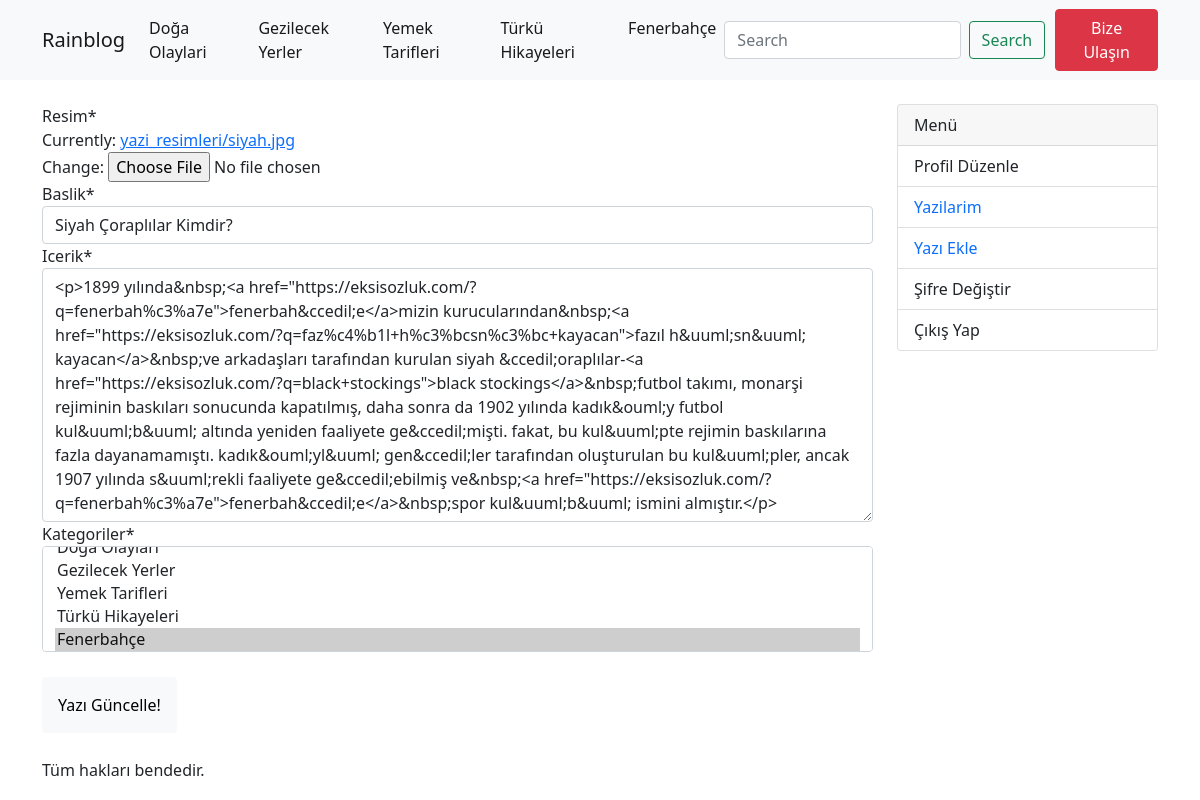
Screenshot of /yazi-guncelle/siyah-corapllar-kimdir (signed in) with the database file from the repository.
### blog/models/kategori.py (models this page shows)
class KategoriModel(models.Model):
    isim = models.CharField(max_length=30, blank=False, null=False)
    slug = AutoSlugField(populate_from = "isim", unique = True)
    class Meta:
        db_table = "kategori" #sqlite de görünen tablo ismi
        verbose_name_plural = "Kategoriler" #admin panelinde tablo adımız Kategoriler olarak değişti
        verbose_name =  "Kategori" #select Kategori olarak değiştirdik.
    def __str__(self):
        return self.isim #tablodaki verilerin ismi ile gözükmesini sağladık

### blog/models/yazi.py (models this page shows, shortened)
class YazilarModel(DateTimeAbstractModel):
    resim = models.ImageField(upload_to = "yazi_resimleri")
    baslik = models.CharField(max_length=50)
    icerik = RichTextField()
    slug = AutoSlugField(populate_from ="baslik", unique = True)
    kategoriler = models.ManyToManyField(KategoriModel, related_name="yazi")
    yazar = models.ForeignKey("account.CustomUserModel", on_delete = models.CASCADE, related_name="yazilar")
    class Meta:
        verbose_name = "Yazi"
        verbose_name_plural = "Yazilar"
        db_table = "Yazi"

### blog/views/yazi_guncelle.py (the view)
# urls.py: path('yazi-guncelle/<slug:slug>', yazi_guncelle, name='yazi-guncelle'),
@login_required(login_url='/')
def yazi_guncelle(request,slug):
    yazi = get_object_or_404(YazilarModel, slug=slug, yazar = request.user)
    form = YaziGuncelleModelForm(request.POST or None, files=request.FILES or None, instance=yazi)
    if form.is_valid():
        form.save()
        return redirect('detay', slug = yazi.slug)
    return render(request, 'pages/yazi_guncelle.html', context={'form':form})

### blog/forms/yazi_guncelle.py
class YaziGuncelleModelForm(forms.ModelForm):
    class Meta:
        model = YazilarModel
        exclude = ('yazar', 'slug') #çok değişken olduğu için harici anlamındaki exclude kullandık.

### blog/templatetags/kategori_list.py (called while the page is built)
@register.simple_tag #fonksiyonu kayıt etmek için decorator
def kategori_list():
    kategoriler = KategoriModel.objects.all()
    return kategoriler

### blog/templates/pages/yazi_guncelle.html (shortened to what this page needs)
{% extends 'base.html' %}
{%load crispy_forms_tags%}
{%block content%}
<form  method="post" class="form-group" enctype="multipart/form-data">
    {{form | crispy}}
    <input type="submit" class = "btn btn-light" value="Yazı Güncelle!"
     style="margin-top: 25px;margin-bottom: 25px; padding: 15px;">
</form>
{%endblock%}

### templates/components/navbar.html (shortened to what this page needs)
{% load kategori_list %}
{%kategori_list as kategoriler%}
<nav class="navbar navbar-expand-lg navbar-light bg-light">
    <div class="container">
      <a class="navbar-brand" href="{%url 'anasayfa'%}">Rainblog</a>
      <div class="collapse navbar-collapse" id="navbarSupportedContent">
        <ul class="navbar-nav me-auto mb-2 mb-lg-0">
          {%if kategoriler%}
          {%for kategori in kategoriler%}
          <li class="nav-item">
            <a class="nav-link active" aria-current="page" href="{% url 'kategori' kategoriSlug=kategori.slug%}">{{kategori.isim}}</a>
          </li>
          {%endfor%}
          {%else%}
          <h1>There is no Category.</h1>
          {%endif%}
        </ul>
        <form class="d-flex" action="{%url 'anasayfa'%}">
          <input class="form-control me-2" type="search" placeholder="Search" aria-label="Search"  name="sorgu">
          <button class="btn btn-outline-success" type="submit">Search</button>
        </form>
          <a href="{% url 'iletisim' %}" style="text-decoration: none; margin-left: 10px;" class="btn btn-danger" >
            Bize Ulaşın
          </a>
      </div>
    </div>
  </nav>

### rows the page displays
KategoriModel: isim "Doğa Olaylari"
KategoriModel: isim "Gezilecek Yerler"
KategoriModel: isim "Yemek Tarifleri"
KategoriModel: isim "Türkü Hikayeleri"
KategoriModel: isim "Fenerbahçe"
YazilarModel: baslik "Siyah Çoraplılar Kimdir?", icerik "<p>1899 yılında&nbsp;<a href=\"https://eksisozluk.com/?q=fenerbah%c3%a7e\">fenerbah&ccedil;e</a>mizin kurucularından&nbsp;<a href=\"https://eksisozluk.com/?q=faz%c4%b1l+h%c3%bcsn%c3%bc+kayacan\">fazıl h&uuml;sn&uuml; kayacan</a>&nbsp;ve arkadaşları tarafından kurulan siyah &ccedil;oraplılar-<a href=\"https://eksisozluk.com/?q=black+stockings\">black stockings</a>&nbsp;futbol takımı, monarşi rejiminin baskıları sonucunda kapatılmış, daha sonra da 1902 yılında kadık&ouml;y futbol kul&uuml;b&uuml; altında yeniden faaliyete ge&ccedil;mişti. fakat, bu kul&uuml;pte rejimin baskılarına fazla dayanamamıştı. kadık&ouml;yl&uuml; gen&ccedil;ler tarafından oluşturulan bu kul&uuml;pler, ancak 1907 yılında…"
